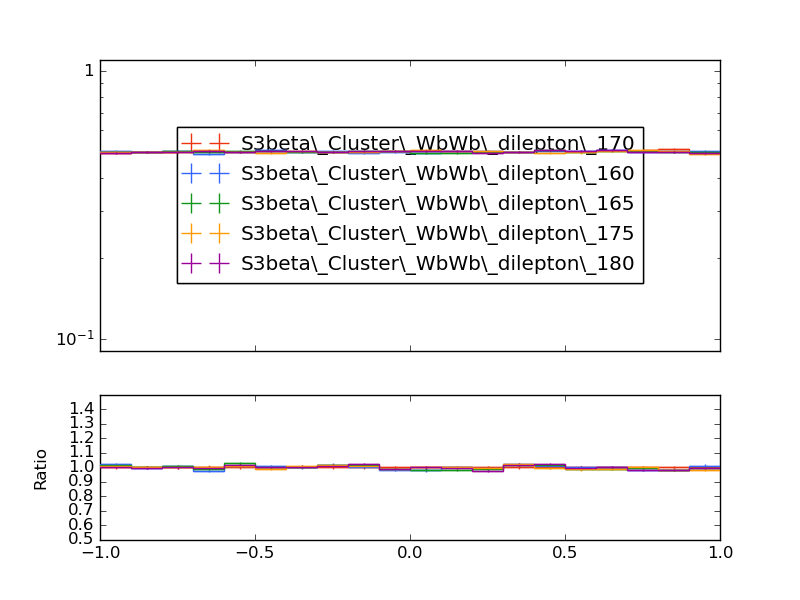

Reproduce this figure in Python.
#! /usr/bin/env python

# This Python script was auto-generated using YODA v2.0.1.
# Analysis object: /WbWb_dilepton/met_phi_presel
# Timestamp: 27-02-2025 (11:02:16)

import matplotlib as mpl
import matplotlib.pyplot as plt
mpl.use('Agg') # comment out for interactive use
import os
import numpy as np

plotDir = os.path.split(os.path.realpath(__file__))[0]
if 'YODA_USER_PLOT_PATH' in globals():
    plot_outdir = globals()['YODA_USER_PLOT_PATH']
else:
    plot_outdir = plotDir

#plot style
plt.style.use(os.path.join(plotDir, '../default.mplstyle'))

plt.rcParams['text.usetex'] = False
plt.style.use(['classic'])
plt.rc('font', family='DejaVu Sans')
# plot metadata
figW, figH = plt.rcParams['figure.figsize']
ax_xLabel = r''
ax_yLabel = r''
ax_title  = r''
ax_xScale = 'linear'
ax_yScale = 'log'
xLims = (-1.0, 1.0)
yLims = (0.09000000000000001, 1.1)

# TeX-friendly labels for the legend
labels = {
    'legend' : ([ r"S3beta\_Cluster\_WbWb\_dilepton\_170", r"S3beta\_Cluster\_WbWb\_dilepton\_160", r"S3beta\_Cluster\_WbWb\_dilepton\_165", r"S3beta\_Cluster\_WbWb\_dilepton\_175", r"S3beta\_Cluster\_WbWb\_dilepton\_180" ], r""),
}

# Adjust canvas width and height
canvasW = 10.0
canvasH = 9.0
figW *= canvasW/10.
figH *= canvasH/9.

# Create figure and axis objects
fig, (ax, ratio0_ax) = plt.subplots(2, 1, sharex=True,
                  figsize=(figW,figH), gridspec_kw={'height_ratios': (6.0, 3.0)})

# Set figure margins
plt.subplots_adjust(
    left   = 1.0 * plt.rcParams['figure.subplot.left'],
    right  = 1.0 * plt.rcParams['figure.subplot.right'],
    top    = 1.0 * plt.rcParams['figure.subplot.top'],
    bottom = 1.0 * plt.rcParams['figure.subplot.bottom'])

ratio0_ax.yaxis.set_major_locator(mpl.ticker.MultipleLocator(0.1))
ratio0_ax.set_ylim(0.5, 1.4999)
ratio0_ax.set_ylabel('Ratio')

# the numerical data is stored in a separate file
dataf = dict()
prefix = os.path.split(__file__)[0]
if prefix:    prefix = prefix + '/'
exec(open(prefix+'met_phi_presel__data.py').read(), dataf)


legend_handles = dict() # keep track of handles for the legend

# style options for curves
# starts at zorder>=5 to draw curve on top of legend
styles = {
  'S3beta_Cluster_WbWb_dilepton_170.yoda.gz': {
    'color' : '#EE3311',
    'linestyle' : '-',
    'linewidth' : 1,
    'marker' : 'none',
    'markersize' : 2,
    'capsize' : 0.0,
    'zorder' : 5,
    'histstyle' : 1,
    'drawstyle' : 'steps-pre',
    'xerrorbars' : 1,
    'yerrorbars' : 1,
    'fillcolor' : None,
    'fillopacity' : 1.0,
    'ratio0_linestyle' : '-',
    'ratio0_linewidth' : 1,
    'ratio0_marker' : 'none',
    'ratio0_markersize' : 2,
    'ratio0_capsize' : 0.0,
    'ratio0_zorder' : 5,
    'ratio0_histstyle' : 1,
    'ratio0_drawstyle' : 'steps-pre',
    'ratio0_xerrorbars' : 1,
    'ratio0_yerrorbars' : 1,
  },
  'S3beta_Cluster_WbWb_dilepton_160.yoda.gz': {
    'color' : '#3366FF',
    'linestyle' : '-',
    'linewidth' : 1,
    'marker' : 'none',
    'markersize' : 2,
    'capsize' : 0.0,
    'zorder' : 6,
    'histstyle' : 1,
    'drawstyle' : 'steps-pre',
    'xerrorbars' : 1,
    'yerrorbars' : 1,
    'fillcolor' : None,
    'fillopacity' : 1.0,
    'ratio0_linestyle' : '-',
    'ratio0_linewidth' : 1,
    'ratio0_marker' : 'none',
    'ratio0_markersize' : 2,
    'ratio0_capsize' : 0.0,
    'ratio0_zorder' : 6,
    'ratio0_histstyle' : 1,
    'ratio0_drawstyle' : 'steps-pre',
    'ratio0_xerrorbars' : 1,
    'ratio0_yerrorbars' : 1,
  },
  'S3beta_Cluster_WbWb_dilepton_165.yoda.gz': {
    'color' : '#109618',
    'linestyle' : '-',
    'linewidth' : 1,
    'marker' : 'none',
    'markersize' : 2,
    'capsize' : 0.0,
    'zorder' : 7,
    'histstyle' : 1,
    'drawstyle' : 'steps-pre',
    'xerrorbars' : 1,
    'yerrorbars' : 1,
    'fillcolor' : None,
    'fillopacity' : 1.0,
    'ratio0_linestyle' : '-',
    'ratio0_linewidth' : 1,
    'ratio0_marker' : 'none',
    'ratio0_markersize' : 2,
    'ratio0_capsize' : 0.0,
    'ratio0_zorder' : 7,
    'ratio0_histstyle' : 1,
    'ratio0_drawstyle' : 'steps-pre',
    'ratio0_xerrorbars' : 1,
    'ratio0_yerrorbars' : 1,
  },
  'S3beta_Cluster_WbWb_dilepton_175.yoda.gz': {
    'color' : '#FF9900',
    'linestyle' : '-',
    'linewidth' : 1,
    'marker' : 'none',
    'markersize' : 2,
    'capsize' : 0.0,
    'zorder' : 8,
    'histstyle' : 1,
    'drawstyle' : 'steps-pre',
    'xerrorbars' : 1,
    'yerrorbars' : 1,
    'fillcolor' : None,
    'fillopacity' : 1.0,
    'ratio0_linestyle' : '-',
    'ratio0_linewidth' : 1,
    'ratio0_marker' : 'none',
    'ratio0_markersize' : 2,
    'ratio0_capsize' : 0.0,
    'ratio0_zorder' : 8,
    'ratio0_histstyle' : 1,
    'ratio0_drawstyle' : 'steps-pre',
    'ratio0_xerrorbars' : 1,
    'ratio0_yerrorbars' : 1,
  },
  'S3beta_Cluster_WbWb_dilepton_180.yoda.gz': {
    'color' : '#990099',
    'linestyle' : '-',
    'linewidth' : 1,
    'marker' : 'none',
    'markersize' : 2,
    'capsize' : 0.0,
    'zorder' : 9,
    'histstyle' : 1,
    'drawstyle' : 'steps-pre',
    'xerrorbars' : 1,
    'yerrorbars' : 1,
    'fillcolor' : None,
    'fillopacity' : 1.0,
    'ratio0_linestyle' : '-',
    'ratio0_linewidth' : 1,
    'ratio0_marker' : 'none',
    'ratio0_markersize' : 2,
    'ratio0_capsize' : 0.0,
    'ratio0_zorder' : 9,
    'ratio0_histstyle' : 1,
    'ratio0_drawstyle' : 'steps-pre',
    'ratio0_xerrorbars' : 1,
    'ratio0_yerrorbars' : 1,
  },
}

# curve from input yoda files in main panel
for label, yvals in dataf['yvals'].items():
    if all(np.isnan(v) for v in dataf['yvals'][label]):
        continue
    tmp = None
    if styles[label]['histstyle']: # draw as histogram
        xpos = dataf['xedges'][label] if styles[label]['drawstyle'] else dataf['xpoints'][label]
        ypos = np.insert(yvals, 0, yvals[0]) if styles[label]['drawstyle'] else yvals
        if styles[label]['fillcolor']: # fill area below curve
            ax.fill_between(xpos, ypos, step='pre',
                            color=styles[label]['fillcolor'],
                            alpha=styles[label]['fillopacity'])
        tmp, = ax.plot(xpos, ypos,
                       color=styles[label]['color'],
                       linestyle=styles[label]['linestyle'],
                       linewidth=styles[label]['linewidth'],
                       drawstyle=styles[label]['drawstyle'], solid_joinstyle='miter',
                       zorder=styles[label]['zorder'], label=label)
    tmp = ax.errorbar(dataf['xpoints'][label], yvals,
                      xerr=np.array(dataf['xerrs'][label])*styles[label]['xerrorbars'],
                      yerr=np.array(dataf['yerrs'][label])*styles[label]['yerrorbars'],
                      fmt=styles[label]['marker'], capsize=styles[label]['capsize'],
                      markersize=styles[label]['markersize'],
                      ecolor=styles[label]['color'],
                      color=styles[label]['color'], zorder=styles[label]['zorder'])
    tmp[-1][0].set_linestyle(styles[label]['linestyle'])
    tmp[-1][0].set_linewidth(styles[label]['linewidth'])
    if label in dataf['add_legend_handle']:  legend_handles[label] = tmp
    for varLabel in dataf['variation_yvals'].keys():
        if varLabel.startswith(label):
            tmp, = ax.plot(dataf['xedges'][label], dataf['variation_yvals'][varLabel],
                           color=styles[label]['color'],
                           linestyle=styles[label]['linestyle'],
                           linewidth=styles[label]['linewidth'],
                           drawstyle='steps-pre', solid_joinstyle='miter',
                           zorder=styles[label]['zorder'], alpha=0.5)


# plots on ratio panel
# curve from input yoda files in ratio panel
for label, yvals in dataf['ratio0_yvals'].items():
    if all(np.isnan(v) for v in yvals):
        continue
    if styles[label]['ratio0_histstyle']: # plot as histogram
        xpos = dataf['xedges']['S3beta_Cluster_WbWb_dilepton_170.yoda.gz'] if styles[label]['ratio0_drawstyle'] else dataf['xpoints']['S3beta_Cluster_WbWb_dilepton_170.yoda.gz']
        ypos = np.insert(yvals, 0, yvals[0]) if styles[label]['ratio0_drawstyle'] else yvals
        ratio0_ax.plot(xpos, ypos,
                       color=styles[label]['color'],
                       linewidth=styles[label]['linewidth'],
                       linestyle=styles[label]['ratio0_linestyle'],
                       drawstyle=styles[label]['ratio0_drawstyle'], zorder=styles[label]['zorder'],
                       solid_joinstyle='miter')
    tmp = ratio0_ax.errorbar(dataf['xpoints']['S3beta_Cluster_WbWb_dilepton_170.yoda.gz'], yvals,
                             xerr=np.array(dataf['ref_xerrs'])*styles[label]['ratio0_xerrorbars'],
                             yerr=np.array(dataf['ratio0_yerrs'][label])*styles[label]['ratio0_yerrorbars'],
                             fmt=styles[label]['ratio0_marker'], capsize=styles[label]['ratio0_capsize'],
                             markersize=styles[label]['ratio0_markersize'],
                             ecolor=styles[label]['color'],
                             color=styles[label]['color'])
    tmp[-1][0].set_linestyle(styles[label]['ratio0_linestyle'])
    tmp[-1][0].set_linewidth(styles[label]['ratio0_linewidth'])

    for varlabel in dataf['ratio0_variation_vals'].keys():
        if varlabel.startswith(label):
            ratio0_ax.plot(dataf['xedges']['S3beta_Cluster_WbWb_dilepton_170.yoda.gz'],
                            dataf['ratio0_variation_vals'][varlabel],
                            color=styles[label]['color'],
                            linestyle=styles[label]['linestyle'],
                            linewidth=styles[label]['linewidth'],
                            drawstyle='steps-pre', solid_joinstyle='miter',
                            zorder=1, alpha=0.5)

legend_items = list(legend_handles.values())
ax.add_artist(ax.legend(legend_items,
                        labels['legend'][0],
                        title=labels['legend'][1],
                        alignment='left',
                        loc='center',
                        bbox_to_anchor=(0.5, 0.5)))

# set plot metadata as defined above
ratio0_ax.set_xlabel(ax_xLabel)
ratio0_ax.xaxis.set_label_coords(1., -0.15)
ax.set_ylabel(ax_yLabel, ha='right', va='top')
ax.yaxis.set_label_coords(-0.11, 1.0)
ax.set_title(ax_title, loc='left')
ax.set_xscale(ax_xScale)
ax.set_yscale(ax_yScale)
ax.set_xlim(xLims)
ax.set_ylim(yLims)

# tick formatting
plt.rcParams['xtick.top'] = True
plt.rcParams['ytick.right'] = True
ax.yaxis.set_major_locator(mpl.ticker.LogLocator(base=10.0, numticks=np.inf))
ax.yaxis.set_minor_locator(mpl.ticker.LogLocator(
                           base=10.0, subs=np.arange(0.1, 1, 0.1), numticks=np.inf))
fig.align_ylabels((ax, ratio0_ax))
plt.savefig(os.path.join(plot_outdir, 'met_phi_presel.pdf'), format='PDF')
plt.savefig(os.path.join(plot_outdir, 'met_phi_presel.png'), format='PNG')

plt.close(fig)
